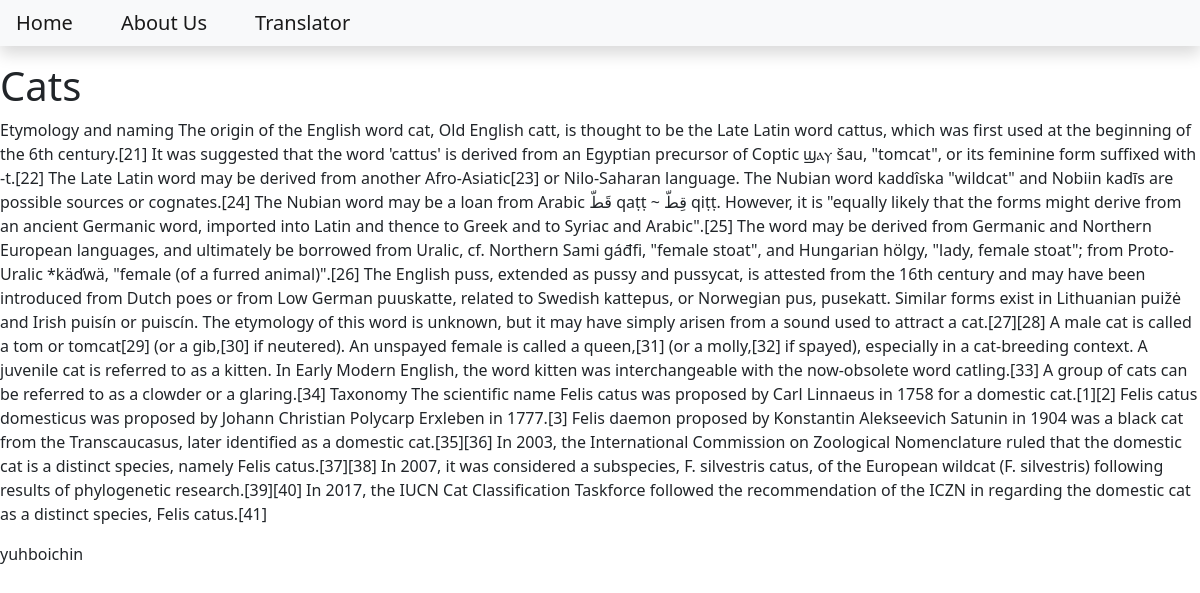
Page /cats on the committed database.
### blog/models.py (models this page shows, shortened)
class Post(models.Model):
    title = models.CharField(max_length = 200)
    content = models.TextField()
    date_created = models.DateTimeField(auto_now_add = True)
    slug = models.SlugField(max_length = 200, unique = True)
    author = models.ForeignKey(to = User, on_delete = models.CASCADE)
    status = models.IntegerField(choices = STATUS)

### blog/views.py (the view)
# urls.py: path('<slug:slug>', views.BlogView.as_view(), name = 'blog_view'),
class BlogView(generic.DetailView):
    model = Post
    template_name = 'blog.html'

### templates/blog.html
{% extends 'base.html' %}
{% block content %}
    <h1>{{object.title}}</h1>
    <p>{{object.content}}</p>
    <p>{{object.author}}</p>
{% endblock content %}

### rows in the picture
Post: title "Cats", content "Etymology and naming The origin of the English word cat, Old English catt, is thought to be the Late Latin word cattus, which was first used at the beginning of the 6th century.[21] It was suggested that the word 'cattus' is derived from an Egyptian precursor of Coptic ϣⲁⲩ šau, \"tomcat\", or its feminine form suffixed with -t.[22] The Late Latin word may be derived from another Afro-Asiatic[23] or Nilo-Saharan language. The Nubian word kaddîska \"wildcat\" and Nobiin kadīs are possible sources or cognates.[24] The Nubian word may be a loan from Arabic قَطّ‎ qaṭṭ ~ قِطّ qiṭṭ. However, it is \"equally likely that the forms might derive from an ancient Germanic word, imported into Latin and thence…", author "yuhboichin"
